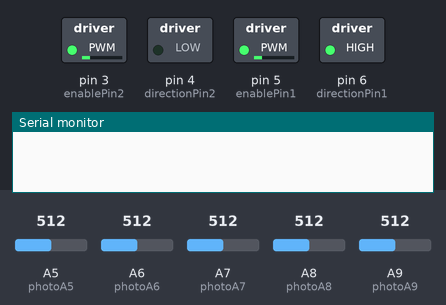
A sketch run on a simulated Teensy 4. Shown: switched loads named in the sketch (green lamp = pin HIGH), the last lines printed to the serial monitor. The test bench sets the inputs (shaded band); at power-on: A8 (photoA8) = 512, A5 (photoA5) = 512, A6 (photoA6) = 512, A7 (photoA7) = 512, A9 (photoA9) = 512.

Above: at 1.2 s.
1.3 s: A8 (photoA8) set to 268
3.0 s: A8 (photoA8) set to 232
At 22.9 s:
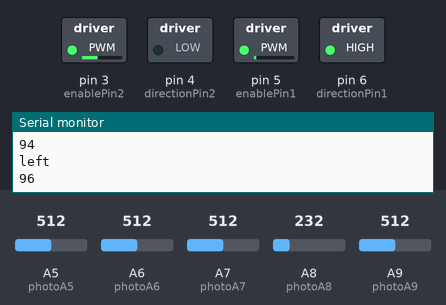
Timing chart, 0 to 27.5 s (numbered marks = the images above; inputs shaded):
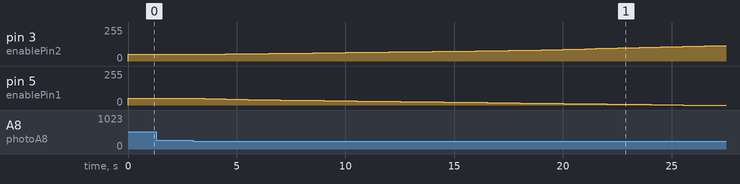

Measured:
- the behaviour switches between 250 and 249 on A8 (photoA8) (found by bisection; images 0 and 1)
- after the input at 1.3 s, every drawn part: stays the same
- after the input at 3.0 s, pin 3 (enablePin2): moves from 50/255 to 116/255 over 23.5 s, starting after 0.50 s; pin 5 (enablePin1): moves from 50/255 to 0/255 over 22.0 s, starting after 0.50 s

The sketch:

line_following_210.ino
```cpp
//Lab 2 Part 4
//Drives two DC motors
//Speed of motor is set in code
//CURRENTLY WHAT THIS DOES:
//TEENSY READS VALUES FROM THE PHOTOTRANSISTOR
//RUNS MOTORS

/*---------------Module Defines-----------------------------*/
//NEED TO FILL IN THESE VALUES
//low and high values defined for hysteresis

#define BLACK_THRESHOLD_LOW    40 //placeholder value
#define BLACK_THRESHOLD_HIGH   250 //placeholder value
#define GREY_THRESHOLD_LOW
#define GREY_THRESHOLD_HIGH
#define GREEN_THRESHOLD_LOW
#define GREEN_THRESHOLD_HIGH

//Teensy pins to connect to L293 enable and direction pins
const int enablePin1 = 5;    //set the enable pin to motor
const int directionPin1 = 6;  //set the direction pin to motor
const int enablePin2 = 3;
const int directionPin2 = 4;

//Teensy pins to connect to OPB704WZ phototransistor outupt
const int photoA9 = A9;
const int photoA8 = A8;
const int photoA7 = A7;
const int photoA6 = A6;
const int photoA5 = A5;

////Direction pin initializations
//int directionOutput1 = LOW;  //initialize direction pin to HIGH
//int directionOutput2 = HIGH;

//initialize variable to store phototransistor output value
int frontLineSensorLeft = 0;
int frontLineSensorRight = 0;
int backLineSensorLeft = 0;
int backLineSensorRight = 0;
int sideLineSensor = 0;

//set motor speed
int leftMotorSpeed = 50;
int rightMotorSpeed = 50;
double speedAdjust = 1.025;


/*---------------State Definitions--------------------------*/
typedef enum {
  STATE_MOVE_WEST, STATE_MOVE_EAST, STATE_MOVE_NORTH
} States_t;

/*---------------Module Variables---------------------------*/
States_t state;
int counter = 0;

void setup() {
  Serial.begin(9600);
  initializePins();
  state = STATE_MOVE_WEST;

}

void initializePins(){
  pinMode(directionPin1, OUTPUT); //set direction pin as output
  pinMode(directionPin2, OUTPUT); //set direction pin as output
  digitalWrite(directionPin1, HIGH); //initialize direction pin 1 to HIGH
  digitalWrite(directionPin2, LOW); //initialize direction pin 2 to LOW
}

void readLineSensors(){
//Teensy reads value from phototransistor in OPB704WZ
  frontLineSensorLeft = analogRead(photoA8);
  frontLineSensorRight = analogRead(photoA9);
  backLineSensorLeft = analogRead(photoA6);
  backLineSensorRight = analogRead(photoA7);
  sideLineSensor = analogRead(photoA5);
  //Serial.println(frontLineSensorLeft);
}

void loop() {
 switch (state) {
    case STATE_MOVE_WEST:
      stateWest();
      break;
    case STATE_MOVE_EAST:
      stateEast();
      break;
//    case STATE_MOVE_NORTH:
//      stateNorth();
//      break;
    default:    // Should never get into an unhandled state
      Serial.println("What is this I do not even...");
  }
}

void stateWest(){
   readLineSensors();
   runMotorsWest();

//   if (blackTape(sideLineSensor)) state = STATE_MOVE_EAST;
}

void stateEast(){
   runMotorsEast();
}

void runMotorsWest(){
  //Run the motors West: Motor 1 is positive, Motor 2 is negative
  //Set direction to West
  digitalWrite(directionPin1, HIGH);
  digitalWrite(directionPin2, LOW);

  //Adjust speed
  adjustSpeedWest();
  analogWrite(enablePin1, leftMotorSpeed);
  analogWrite(enablePin2, rightMotorSpeed);
}

void runMotorsEast(){
  //Run the motors West: Motor 1 is negative, Motor 2 is positive

  //set driection to East
  digitalWrite(directionPin1, HIGH);
  digitalWrite(directionPin2, LOW);

  //Adjust speed
  adjustSpeedEast();
  analogWrite(enablePin1, leftMotorSpeed);
  analogWrite(enablePin2, rightMotorSpeed);
}

void adjustSpeedWest(){
  if (blackTape(frontLineSensorLeft)) {
    shiftLeft();
  } else if (blackTape(frontLineSensorRight)){
    shiftRight();
  } else {
    leftMotorSpeed = 50;
    rightMotorSpeed = 50;
  }
}

void adjustSpeedEast(){
  if (blackTape(backLineSensorLeft)) {
    shiftLeft();
  } else if (blackTape(backLineSensorRight)){
    shiftRight();
  }
}

void shiftRight(){
  delay(500);
  Serial.println("right");
  Serial.println(rightMotorSpeed);
  rightMotorSpeed = rightMotorSpeed/speedAdjust;
  leftMotorSpeed = leftMotorSpeed*speedAdjust;
}

void shiftLeft(){
  delay(500);
  Serial.println("left");
  Serial.println(rightMotorSpeed);
  leftMotorSpeed = leftMotorSpeed/speedAdjust;
  rightMotorSpeed = rightMotorSpeed*speedAdjust;
//  delay(500);
//  Serial.println(rightMotorSpeed);
 // Serial.println(leftMotorSpeed);
}

unsigned char blackTape(int lineSensor){
  if (lineSensor > BLACK_THRESHOLD_LOW and lineSensor < BLACK_THRESHOLD_HIGH)
  return true;
  else return false;
}
```
